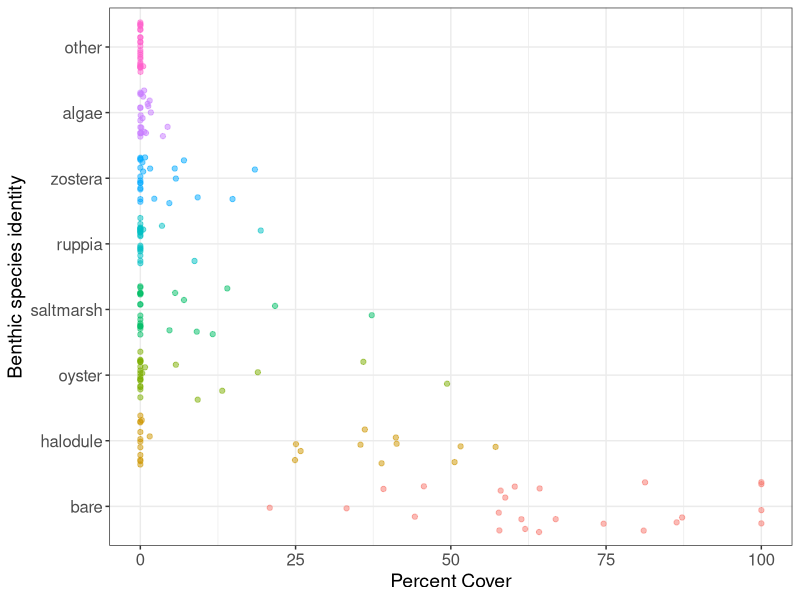
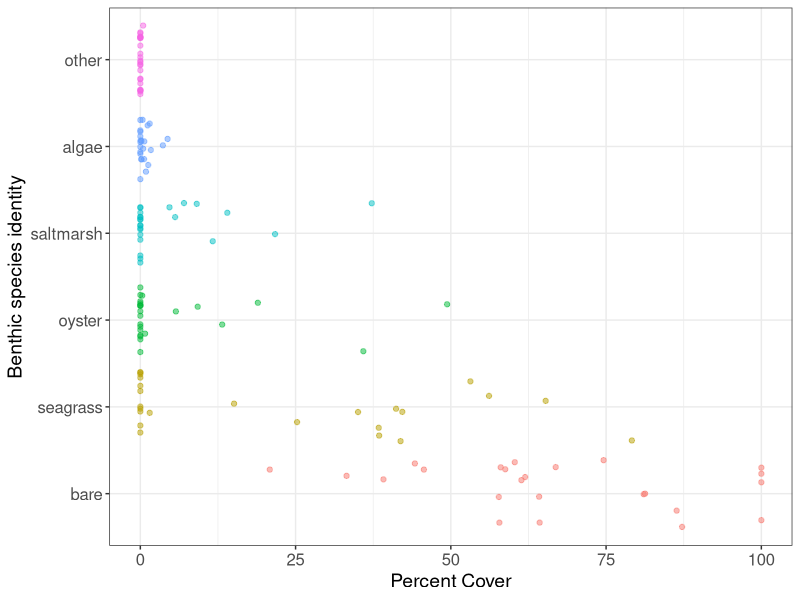
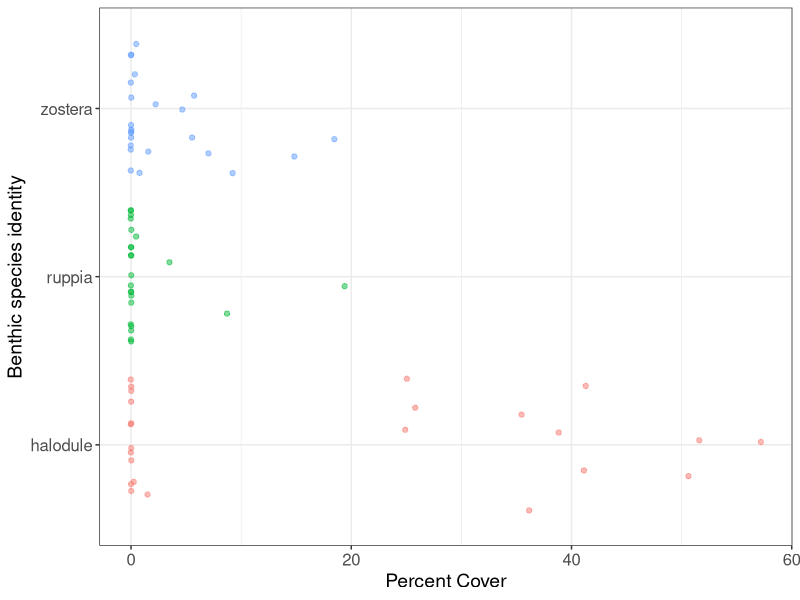
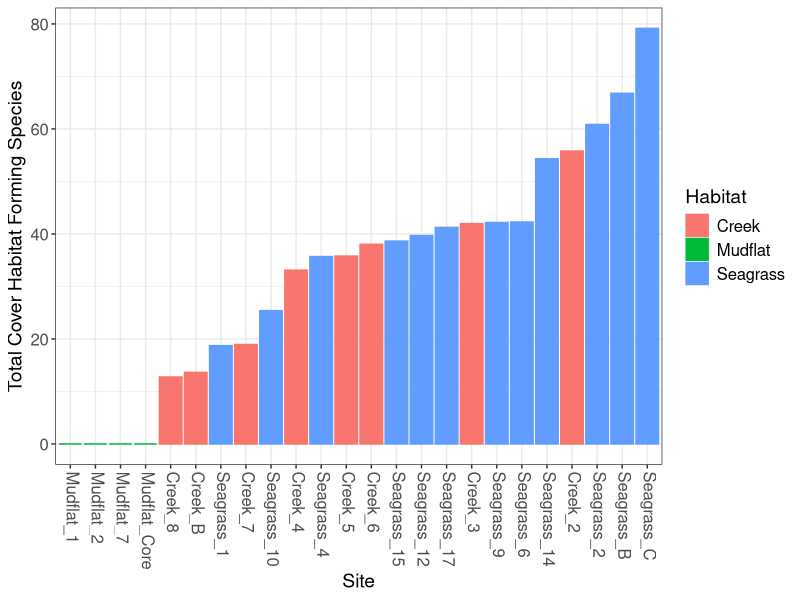
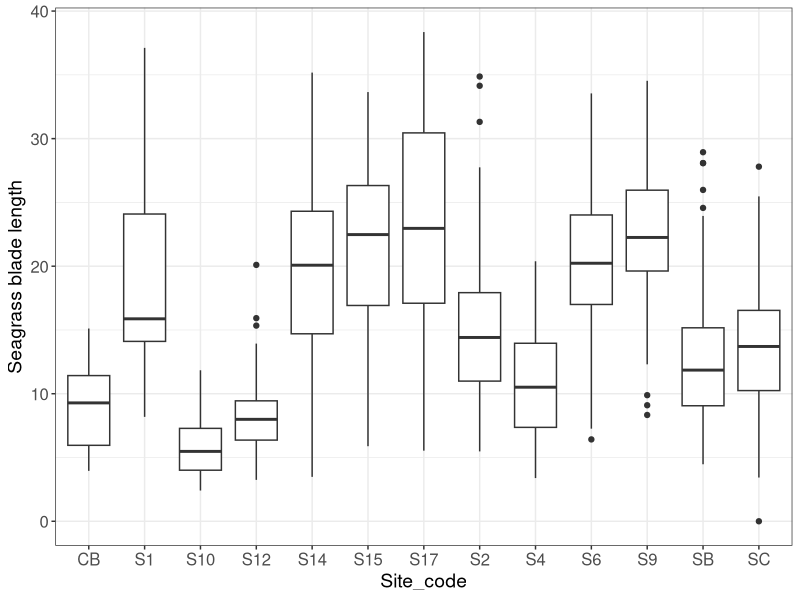

Write the R code that produced these figures, in order. (Note: this script raises an error after producing the figures.)
## ---- chunk 1
#knitr::opts_chunk$set(echo = TRUE)
## ---- chunk 2
library(ggplot2)
library(dplyr)
library(tidyr)
library(vegan)
## ---- chunk 3
#rm(list = ls())
data = read.csv("data/clean_data/sound_habitat_data_2020.csv", header = TRUE)
## ---- chunk 4
# Average cover by each taxa at site level
# wide form
site_means = data %>% 
  group_by(deploy_num,site) %>%
  summarise(bare = mean(bare), halodule = mean(halodule), zostera = mean(zostera), 
            ruppia= mean(ruppia), algae = mean(algae), oyster = mean(oyster), saltmarsh = mean(saltmarsh),
            other = mean(other))

#long form
siteMean_pc = data.frame(gather(site_means, "identity", "perc_cover", -site, -deploy_num))
siteMean_pc$identity = factor(siteMean_pc$identity, levels = c("bare","halodule","oyster","saltmarsh",
                                                               "ruppia", "zostera", "algae", "other"))

ggplot(siteMean_pc, aes(x = perc_cover, y = identity, color = identity))+ theme_bw()+
  geom_point(alpha = .5, position = "jitter")+
  xlab('Percent Cover')+
  ylab('Benthic species identity')+
  theme(axis.title = element_text(size = 14), 
        axis.text = element_text(size = 12), 
        legend.position = "none")


## Benthic species community metrics
site_means$richness = apply(site_means[,c(4:10)]>0, 1, sum)
site_means$shannonD = diversity(site_means[,c(4:10)], "shannon")
site_means$simpsonD = diversity(site_means[,c(4:10)],"simpson")
#site_means$evenness = site_means$shannonD/log(site_means$richness, base = 10)
site_means$evenness = site_means$shannonD/log(site_means$richness, base = 2)


## ---- chunk 5
data = data %>% mutate(seagrass= halodule+zostera+ruppia)

# wide form
site_means_comb = data %>% 
  group_by(deploy_num,site) %>%
  summarise(bare = mean(bare), seagrass = mean(seagrass), algae = mean(algae), 
            oyster = mean(oyster), saltmarsh = mean(saltmarsh), other = mean(other))

#long form
siteMean_pc_comb = data.frame(gather(site_means_comb, "identity", "perc_cover", -site, -deploy_num))
siteMean_pc_comb$identity = factor(siteMean_pc_comb$identity, 
                                   levels = c("bare","seagrass","oyster","saltmarsh","algae","other"))

ggplot(siteMean_pc_comb, aes(x = perc_cover, y = identity, color = identity))+ theme_bw()+
  geom_point(alpha = .5, position = "jitter")+
  xlab('Percent Cover')+
  ylab('Benthic species identity')+
  theme(axis.title = element_text(size = 14), 
        axis.text = element_text(size = 12), 
        legend.position = "none")

seagrass_pc = site_means[,c(1,2,4:6)]
seagrass_pc_long = data.frame(gather(seagrass_pc, "identity", "perc_cover", -site, -deploy_num))

ggplot(seagrass_pc_long, aes(x = perc_cover, y = identity, color = identity))+ theme_bw()+
  geom_point(alpha = .5, position = "jitter")+
  xlab('Percent Cover')+
  ylab('Benthic species identity')+
  theme(axis.title = element_text(size = 14), 
        axis.text = element_text(size = 12), 
        legend.position = "none")

## Benthic species community metrics
site_means_comb$richness_comb = apply(site_means_comb[,c(4:8)]>0, 1, sum)
site_means_comb$shannonD_comb = diversity(site_means[,c(4:8)], "shannon")
site_means_comb$evenness_comb = site_means$shannonD/log(site_means$richness, base = 2)
site_means_comb$richness_sso = apply(site_means_comb[,c(4,6,7)]>0,1,sum)

## ---- chunk 6
data = data %>% 
  mutate(total_cover = halodule+zostera+ruppia+saltmarsh+oyster+algae+other, 
         habitat = case_when(grepl("Seagrass", site) ~ "seagrass", 
                             grepl("Creek", site) ~ "creek",
                             grepl("Mudflat", site) ~ "mudflat"))

total_cover = data %>%
  group_by(deploy_num, site) %>%
  summarise(total_cover = mean(total_cover)) %>%
  mutate(Habitat = case_when(grepl("Seagrass", site) ~ "Seagrass", 
                             grepl("Creek", site) ~ "Creek",
                             grepl("Mudflat", site) ~ "Mudflat"))

ggplot(total_cover , aes(x = reorder(site, total_cover), y = total_cover, 
                         fill = Habitat, color = Habitat))+theme_bw()+
  geom_col()+ 
  theme(axis.text.x = element_text(angle = -90, hjust = 0, vjust = .3), 
        axis.title = element_text(size = 14),
        axis.text = element_text(size = 12),
        legend.text = element_text(size = 12),
        legend.title = element_text(size = 14))+
  labs(x = "Site", y = "Total Cover Habitat Forming Species")

## ---- chunk 7
seagrass = read.csv("data/raw_data/seagrass_all.csv", header = TRUE)
seagrass$id = paste(seagrass$site, seagrass$Transect, sep = "_")
seagrass_max = read.csv("data/clean_data/seagrass_max_canopy.csv", header = TRUE) #max canopy as calculated in excel

ggplot(seagrass, aes(x = Site_code, y = Length))+ theme_bw()+
  geom_boxplot()+ ylab("Seagrass blade length")+
  theme(axis.title = element_text(size = 14), 
        axis.text = element_text(size = 12))

# Calculate mean blade length by transect
seagrass_summary = seagrass %>%
  group_by(Date, site, Transect) %>%
  summarise(mean = mean(Length))

# add max blade length to df - transect
seagrass_summary$max_10 = seagrass_max$mean_10
seagrass_summary$max_25perc = seagrass_max$mean_25percent

# Seagrass mean and max canopy by site
seagrass_site = seagrass %>%
  group_by(Date, site) %>%
  summarise(avg_blade_length = mean(Length))

# Shoot density
shoot_data = data %>% 
  filter(canopy.sampled == "yes")
avg_shoot_density = shoot_data %>% 
  group_by(deploy_num, site) %>%
  summarize(avg_shoot_density = mean(shoot.density1_16m2))

### Summarize max canopy by site then add to seagrass_site
# Calculates site mean by averaging the max of each transect --> this is not how the cover is calculated
# Do I need to go back and summarize the max canopy by site more generally?
max_canopy_site = seagrass_summary %>%
  group_by(site) %>%
  summarise(max_10 = mean(max_10), max_25perc = mean(max_25perc))
seagrass_site$max_10 = max_canopy_site$max_10
seagrass_site$max_25perc = max_canopy_site$max_25perc

seagrass_all = right_join(avg_shoot_density,seagrass_site, by = "site")

## ---- chunk 8
trawl = read.csv("data/raw_data/trawl/summer_trawl_data_2019.csv", header = TRUE)

catch_data = data.frame(trawl[,c(1,3:5,7,13:17,19:67)])
spp_data = catch_data[,11:59]
spp_data[is.na(spp_data)] = 0
spp_data = spp_data[, colSums(spp_data) > 0]
catch_data = cbind(catch_data[,1:10],spp_data)

# species = data.frame(colnames(spp_data))
# write.csv(species, file = "species_list.csv")

catch_long = data.frame(gather(catch_data, "identity", "abund", -Date, -Tow_number,-Site, -Project.Site.Name, 
                               -Habitat, -Distance_m, -Distance_km_speed_duration_calc, -Depth_m, -Temp_C, -Sal_ppt))
catch_long = catch_long %>%
 mutate(std_dist = Distance_m/100, std_abund = abund/std_dist)

std_catch = data.frame(pivot_wider(catch_long,id_cols = 1:10, names_from = "identity",values_from = "std_abund"))

species_list = read.csv("data/metadata/species_list.csv", header = TRUE)

catch_long = left_join(catch_long, species_list[,c(2,4:7)], by = c("identity" = "colnames.spp_data.")) 

# calculating soniferous spp richness
# this is the value for each - likely want to follow the same method before and use the single summed values

soniferous = catch_long %>%
  filter(abund > 0)%>%
  group_by(Project.Site.Name,Tow_number, soniferous)%>%
  summarize(soniferous_S = n()) %>%
  filter(soniferous == 'Y')

avg_soniferous = soniferous %>%
  group_by(Project.Site.Name) %>%
  summarize(avg_soniferous = mean(soniferous_S))

# Community metrics
rep_metrics  = std_catch[,c(1:5,8:10)]
rep_metrics$total_abund = rowSums(std_catch[,11:46])
rep_metrics$richness = apply(std_catch[,c(11:46)]>0, 1, sum)
rep_metrics$shannonD = diversity(std_catch[,11:46], "shannon")
rep_metrics$evenness = rep_metrics$shannonD/log(rep_metrics$richness, base = 2)

# write.csv(rep_metrics, "rep_metrics.csv")
## Manually converted trawl replicates into rows

rep_metrics = read.csv("data/clean_data/rep_metrics.csv", header = T)

# rep_test = pivot_wider(catch_long, id_cols = 1:10,
#             names_from = c(Tow_number, identity), 
#             values_from = std_abund,
#             names_sep = "_")

# trial for summing trawls - SUCCESS!
catch_long$Depth_m = as.numeric(catch_long$Depth_m)
test_catch = catch_long %>%
  group_by(Project.Site.Name, identity) %>%
  summarise(habitat = Habitat, guild = guild, guild_secondary = guild_secondary, soniferous = soniferous, 
            depth_m_avg = mean(Depth_m), temp_avg = mean(Temp_C), sal_avg = mean(Sal_ppt),
            dist_m_sum = sum(Distance_m), abund_sum = sum(abund))

test_catch = test_catch %>%
 mutate(std_dist_sum = dist_m_sum/200, std_abund_sum = abund_sum/std_dist_sum)

test_catch = distinct(test_catch)

soniferous = test_catch %>%
  filter(abund_sum > 0)%>%
  group_by(Project.Site.Name, soniferous)%>%
  summarize(soniferous_S = n()) %>%
  filter(soniferous == 'Y')

std_catch_sum = data.frame(pivot_wider(test_catch,id_cols = c(1,3,7:9), 
                                       names_from = "identity",values_from = "std_abund_sum"))

# need to follow columns here
# Community metrics summed
trawl_metrics = std_catch_sum[,c(1:5)]
trawl_metrics$total_abund_sum = rowSums(std_catch_sum[,6:41])
trawl_metrics$comm_richness_sum = apply(std_catch_sum[,c(6:41)]>0, 1, sum)
trawl_metrics$comm_shannonD_sum = diversity(std_catch_sum[,6:41], "shannon")
trawl_metrics$comm_evenness_sum = trawl_metrics$comm_shannonD_sum/log(trawl_metrics$comm_richness_sum, base = 2)

guild_abund = test_catch %>%
  group_by(Project.Site.Name,guild) %>%
  summarise(guild_abund = mean(std_abund_sum))

guild_abund = pivot_wider(guild_abund, id_cols = 1, names_from = "guild", values_from = "guild_abund")

trawl_metrics = left_join(trawl_metrics, guild_abund, by = "Project.Site.Name")

trawl_metrics = left_join(trawl_metrics, soniferous, by = "Project.Site.Name")
trawl_metrics$soniferous[is.na(trawl_metrics$soniferous)] <- "N"
trawl_metrics$soniferous_S[is.na(trawl_metrics$soniferous_S)] <- 0

guild2_abund = test_catch %>%
  group_by(Project.Site.Name,guild_secondary) %>%
  summarise(guild2_abund = mean(std_abund_sum))

guild2_abund = pivot_wider(guild2_abund, id_cols = 1, names_from = "guild_secondary", values_from = "guild2_abund")
trawl_metrics = left_join(trawl_metrics, guild2_abund, by = "Project.Site.Name")

trawl_metrics = left_join(trawl_metrics, rep_metrics[,c(4,6:19)], by = "Project.Site.Name")

# correct the site code of Mudflat A in Core Sound: MA --> MFA
trawl_metrics[trawl_metrics == "MA"] = "MFA"

## ---- chunk 9
# need to add site names to this dataframe, they are not in the same order as the habitat variables
spl_pmHT = as.data.frame(read.csv("data/clean_data/avg_pmHT_spl.csv", header = TRUE))
spl_pmHT_dB = cbind(spl_pmHT$site, 10*log10(spl_pmHT[,2:5]))

## ---- chunk 10
ecometrics = site_means
ecometrics$seagrass_comb = site_means_comb$seagrass
ecometrics$richness_comb = site_means_comb$richness_comb
ecometrics$shannonD_comb = site_means_comb$shannonD_comb
ecometrics$evenness_comb = site_means_comb$evenness_comb
#ecometrics$richness_sso = site_means_comb$richness_sso
ecometrics$totalcover = total_cover$total_cover
ecometrics = left_join(ecometrics, seagrass_all, by =  "site")
ecometrics = subset(ecometrics, select = -c(deploy_num.y,Date))

#create matching habitat variable to join habitat and trawl data
ecometrics$site_code = c("C7","MF2","SG10","SG12","C2","MF1","SG2","SG4","CB","MFA","SB","SC","C8","MF7","SG6","SG9",
                         "C4","C5","S14","S15","C3","C6","SG1","SG17")
ecometrics = left_join(ecometrics, trawl_metrics, by = c("site_code"="Project.Site.Name"))

ecometrics = left_join(ecometrics, spl_pmHT_dB, by = c("site_code" = "spl_pmHT$site"))

# save ecometrics dataframe as csv
write.csv(ecometrics, "data/clean_data/ecometrics.csv")
